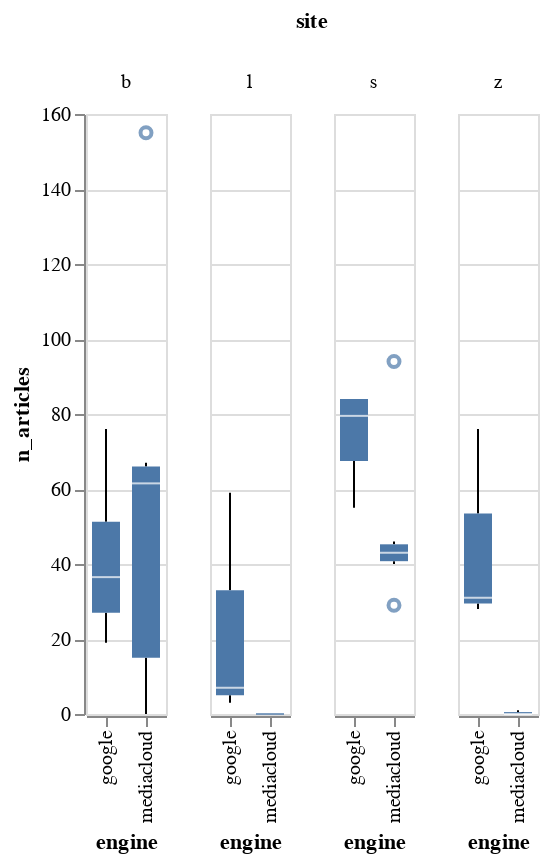

The notebook cell saved with this chart:
### Code cell
import altair as alt

alt.Chart(df).mark_boxplot().encode(
    x="engine:N",
    y="n_articles:Q",
    column="site:N",
)

### Figure 1 — Vega-Lite specification as saved in the notebook (floating-point values rounded to 4 significant figures)
{"config": {"view": {"continuousWidth": 400, "continuousHeight": 300}}, "data": {"name": "data-ab357ee21b6fe558254289573bb2bbdb"}, "mark": "boxplot", "encoding": {"column": {"field": "site", "type": "nominal"}, "x": {"field": "engine", "type": "nominal"}, "y": {"field": "n_articles", "type": "quantitative"}}, "$schema": "https://vega.github.io/schema/vega-lite/v4.17.0.json", "datasets": {"data-ab357ee21b6fe558254289573bb2bbdb": [{"engine": "google", "site": "b", "date": "2021-06-22", "n_articles": 76}, {"engine": "mediacloud", "site": "b", "date": "2021-06-22", "n_articles": 155}, {"engine": "google", "site": "s", "date": "2021-06-22", "n_articles": 84}, {"engine": "mediacloud", "site": "s", "date": "2021-06-22", "n_articles": 94}, {"engine": "google", "site": "z", "date": "2021-06-22", "n_articles": 76}, {"engine": "mediacloud", "site": "z", "date": "2021-06-22", "n_articles": 0}, {"engine": "google", "site": "b", "date": "2021-06-22", "n_articles": 25}, {"engine": "mediacloud", "site": "b", "date": "2021-06-22", "n_articles": 63}, {"engine": "google", "site": "s", "date": "2021-06-22", "n_articles": 65}, {"engine": "mediacloud", "site": "s", "date": "2021-06-22", "n_articles": 46}, {"engine": "google", "site": "l", "date": "2021-06-22", "n_articles": 59}, {"engine": "mediacloud", "site": "l", "date": "2021-06-22", "n_articles": 0}, {"engine": "google", "site": "b", "date": "2017-03-02", "n_articles": 55}, {"engine": "mediacloud", "site": "b", "date": "2017-03-02", "n_articles": 60}, {"engine": "google", "site": "s", "date": "2017-03-02", "n_articles": 84}, {"engine": "mediacloud", "site": "s", "date": "2017-03-02", "n_articles": 40}, {"engine": "google", "site": "z", "date": "2017-03-02", "n_articles": 28}, {"engine": "mediacloud", "site": "z", "date": "2017-03-02", "n_articles": 0}, {"engine": "google", "site": "b", "date": "2017-03-02", "n_articles": 19}, {"engine": "mediacloud", "site": "b", "date": "2017-03-02", "n_articles": 0}, {"engine": "google", "site": "s", "date": "2017-03-02", "n_articles": 75}, {"engine": "mediacloud", "site": "s", "date": "2017-03-02", "n_articles": 43}, {"engine": "google", "site": "l", "date": "2017-03-02", "n_articles": 7}, {"engine": "mediacloud", "site": "l", "date": "2017-03-02", "n_articles": 0}, {"engine": "google", "site": "b", "date": "2016-02-24", "n_articles": 33}, {"engine": "mediacloud", "site": "b", "date": "2016-02-24", "n_articles": 67}, {"engine": "google", "site": "s", "date": "2016-02-24", "n_articles": 84}, {"engine": "mediacloud", "site": "s", "date": "2016-02-24", "n_articles": 29}, {"engine": "google", "site": "z", "date": "2016-02-24", "n_articles": 31}, {"engine": "mediacloud", "site": "z", "date": "2016-02-24", "n_articles": 1}, {"engine": "google", "site": "b", "date": "2016-02-24", "n_articles": 40}, {"engine": "mediacloud", "site": "b", "date": "2016-02-24", "n_articles": 0}, {"engine": "google", "site": "s", "date": "2016-02-24", "n_articles": 55}, {"engine": "mediacloud", "site": "s", "date": "2016-02-24", "n_articles": 43}, {"engine": "google", "site": "l", "date": "2016-02-24", "n_articles": 3}, {"engine": "mediacloud", "site": "l", "date": "2016-02-24", "n_articles": 0}]}}
